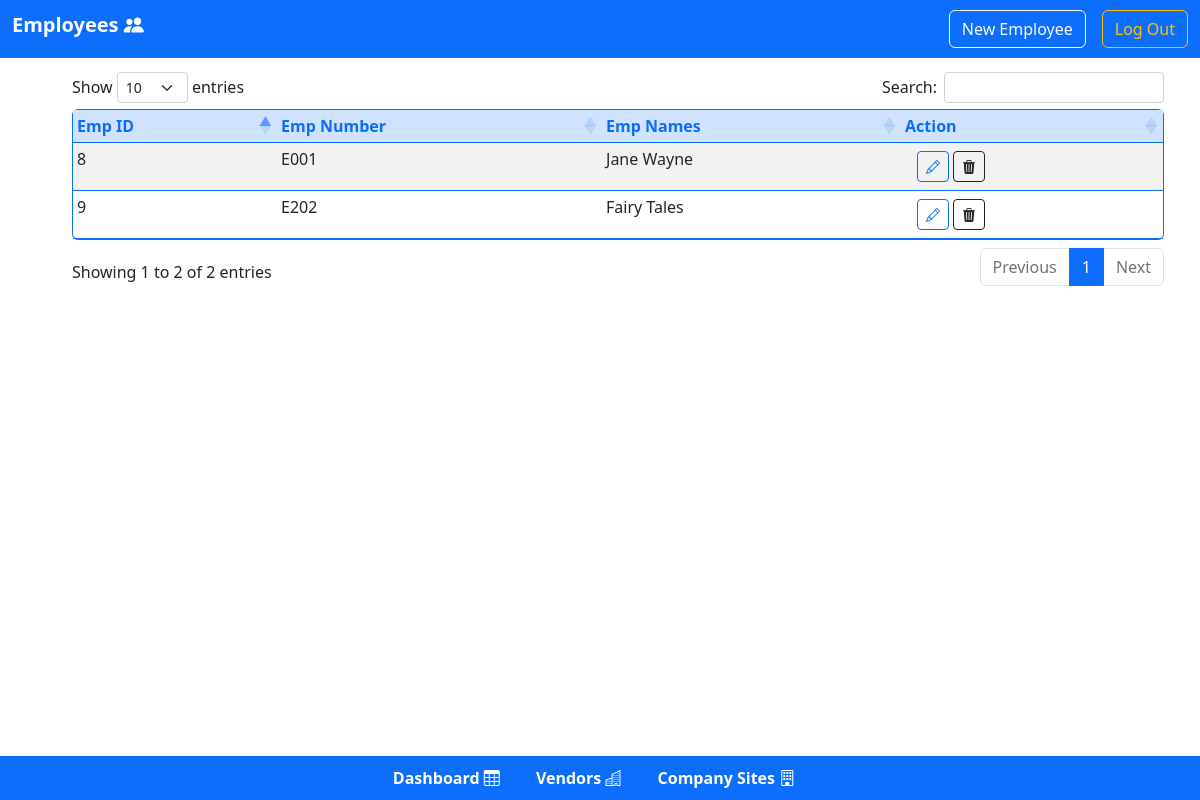
The app's page /pages/employees.php (signed in) with its own data.
### tables this page shows
CREATE TABLE `employees` (
  `e_id` int NOT NULL AUTO_INCREMENT,
  `e_firstname` varchar(45) NOT NULL,
  `e_last_name` varchar(45) NOT NULL,
  `e_emp_number` varchar(15) NOT NULL,
  PRIMARY KEY (`e_id`),
  UNIQUE KEY `e_id_UNIQUE` (`e_id`)
);

### pages/employees.php (the view, shortened to what this page needs)
<!DOCTYPE html>
<html lang="en">
<head>
    <link href="https://cdn.jsdelivr.net/npm/bootstrap@5.0.2/dist/css/bootstrap.min.css" rel="stylesheet">
    <link href="https://cdn.jsdelivr.net/npm/bootstrap@5.0.2/dist/css/bootstrap.min.css" rel="stylesheet" />
    <link rel="stylesheet" href="https://cdn.jsdelivr.net/npm/bootstrap-icons@1.10.3/font/bootstrap-icons.css">
    <link rel="stylesheet" href="https://cdnjs.cloudflare.com/ajax/libs/twitter-bootstrap/5.2.0/css/bootstrap.min.css">
    <link rel="stylesheet" href="https://cdn.datatables.net/1.13.4/css/dataTables.bootstrap5.min.css">
    <link rel="stylesheet" type="text/css" href="../stylesheets/styles.css" />
</head>
<body>
<div class="m-0 py-1">
    <nav class="navbar navbar-expand-lg navbar-light bg-primary fixed-top">
        <div class="container-fluid">
          <h1 class="navbar-brand text-white fw-bold ">Employees <i class="bi bi-people-fill"></i></h1>
            <div class="collapse navbar-collapse" id="navbarCollapse">
                <div class="navbar-nav ms-auto">
                    <a class="btn btn-outline-light mx-3" href="../forms/add_employee_form.php">New Employee</a>
                    <a href="../Authorization/logout.php" class="btn btn-outline-warning">Log Out</a>
                </div>
            </div>
        </div>
    </nav>
</div>
<div class="container py-3 m-5">
    <div class="container">
        <?php
            $color = $_SESSION['savedbootstrapclass'];
            echo "<h7 class='$color'>".$_SESSION['savedstatus']."</h7>";
            require('../include/Db.php');
            $sql = "SELECT e_id, e_emp_number, concat(e_firstname,' ',e_last_name) AS 'Name' FROM assets_management_db.employees;";
            if($result = mysqli_query($mysqlconnect, $sql))
            {
                if(mysqli_num_rows($result) > 0)
                {
                        echo '<table id="assettable" class="table table-sm table-striped border rounded border-primary ">';
                            echo "<thead class='table-primary'>";
                                echo "<tr class='text-primary'>";
                                    echo "<th scope='col'>Emp ID</th>";
                                    echo "<th scope='col'>Emp Number</th>";
                                    echo "<th scope='col'>Emp Names</th>";
                                    echo "<th scope='col'>Action</th>";
                                echo "</tr>";
                            echo "</thead>";
                                echo "<tbody>";
                                    while($row = mysqli_fetch_array($result)){
                                        echo "<tr>";
                                            echo "<td>" . $row['e_id'] . "</td>";
                                            echo "<td>" . $row['e_emp_number'] . "</td>";
                                            echo "<td>" . $row['Name'] . "</td>";
                                            echo "<td>";
                                                echo"<div class ='container my-1 d-flex justify-content-start'>";
                                                    echo '<a href="../forms/update_employees.php?id='.$row['e_id'].'" class="btn btn-outline-primary w-auto btn-sm"><i class="bi bi-pencil"></i></a>';
                                                    echo '<a href="../php/employeedelete.php?id='.$row['e_id'].'" class="btn btn-outline-dark w-auto btn-sm mx-1" ><i class="bi bi-trash3-fill"></i></>';
                                                echo "</div>";
                                            echo "</td>";
                                        echo "</tr>";
                                        }
                                echo "</tbody>";
                        echo "</table>";
                }else
                {
                    echo '<div class="container"><em><b>No records were found.</b></em></div>';
                }
            }else{
                echo "Oops! Something went wrong. Please try again later.";
                }
    echo "</div>";
echo "</div>";
?>
    <div class="fixed-footer bg-primary ">
        <div id="flex-container" class="container navbar-nav bg-primary  ">
                <nav>
                    <a class="text-white fw-bold m-3" href="dashboard.php">Dashboard <i class="bi bi-table"></i></a>
                    <a class="text-white fw-bold m-3" href="vendors.php">Vendors <i class="bi bi-buildings"></i></a>
                    <a class="text-white fw-bold m-3" href="companysites.php">Company Sites <i class="bi bi-building"></i></a>
                </nav>
            </div>
        </div>
</body>
</html>

### stylesheets/styles.css (style rules this page uses)
.fixed-footer { width: 100%; position: fixed; padding: 10px 0px; color: #fff; }
.fixed-footer { bottom: 0; }
#flex-container { display: flex; justify-content: center; align-items: center; }
a:link { text-decoration: none; }

### records on screen
employees: e_id "8", e_emp_number "E001", Name "Jane Wayne"
employees: e_id "9", e_emp_number "E202", Name "Fairy Tales"
